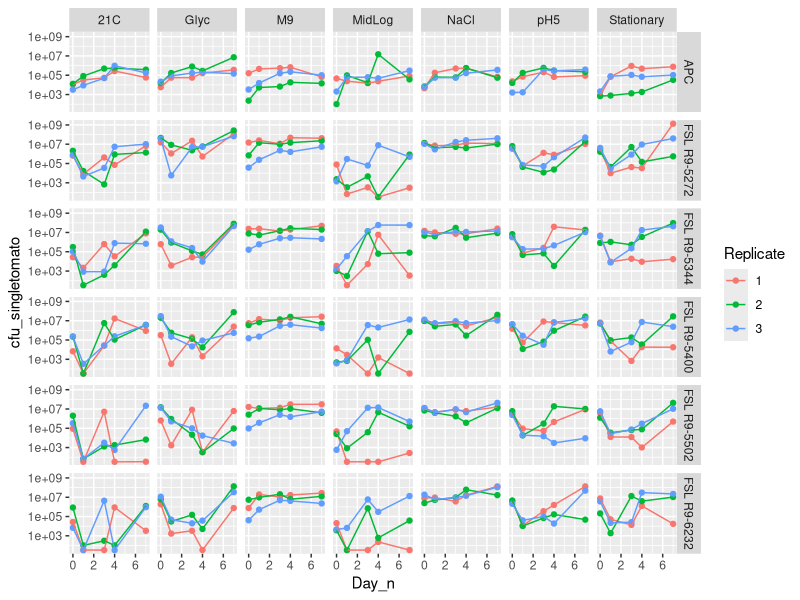
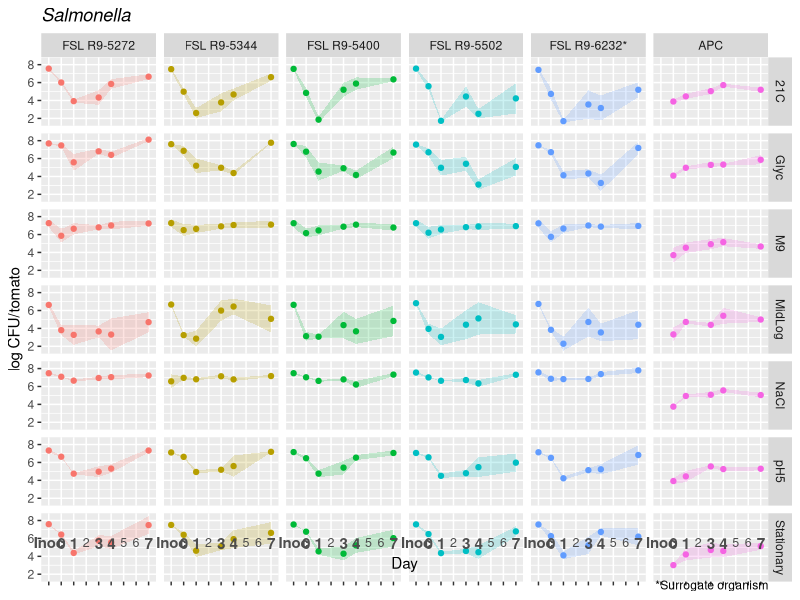
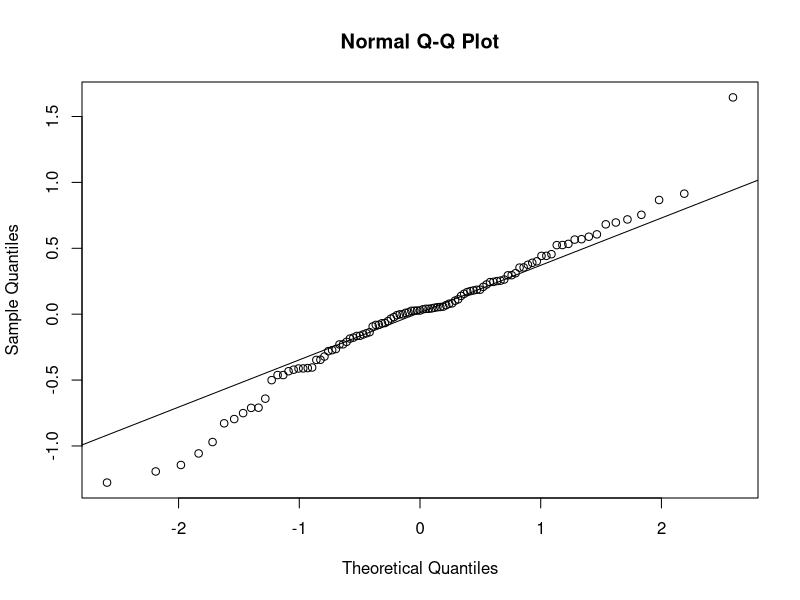
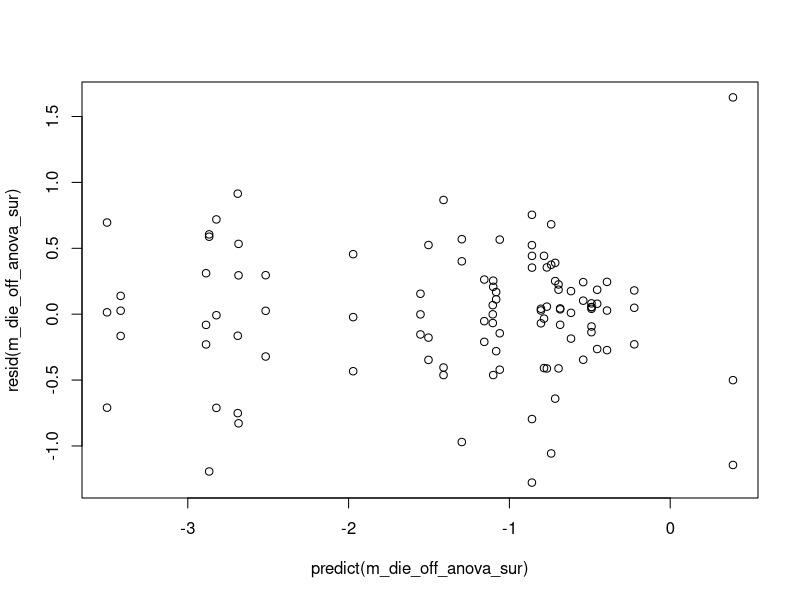
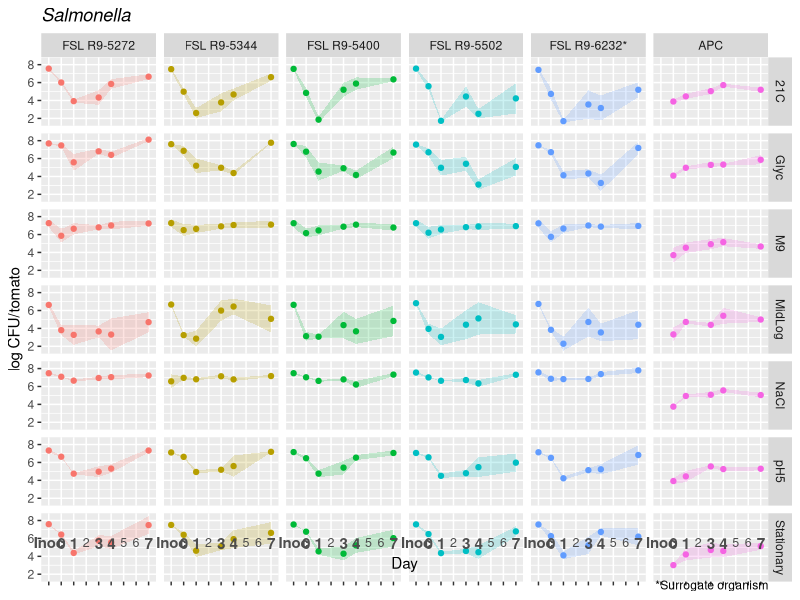

Source code (R) for these figures, in order: (Note: this script raises an error after producing the figures.)
## ---- chunk 1
library(ggplot2)
library(dplyr)
library(tidyr)
library(lme4)
library(lsmeans)
library(ggthemes)
library(emmeans)
library(writexl)
## ---- chunk 2
tomato <- read.csv("Tomato_Summary_strain_FSL.csv")
#make sure all variables are factor or numeric if needed
tomato_adj <- tomato %>%
  mutate(Replicate=as.factor(Replicate), Dilution=as.numeric(Dilution))  %>%
  # Substitute upper detection limit for tntc counts
  mutate(Raw=ifelse(tnt.cnt.no_growth=="tntc",(4e5)*10^Dilution,Raw)) %>%
  # Substitute lower detection limit for zero counts
  mutate(Raw=ifelse(tnt.cnt.no_growth=="no_growth",10*10^Dilution,Raw)) %>%
  # Calculate inoculum per-tomato: Raw/10, since 100uL was added per tomato
  # Calculate wash water per-tomato: Raw*10
  mutate(cfu_tomato=ifelse(Day=="Inoculum",Raw/10,Raw*10)) %>%
  #Divide by 3 because we had 3 tomatoes 
  mutate(cfu_singletomato=cfu_tomato/3)


tomato_adj %>%  
  group_by(Strain, Condition, Day) %>%
  filter(!is.na(cfu_singletomato)) %>%
  summarize(average=mean(log10(cfu_singletomato)),
            SDE=sd(log10(cfu_singletomato))/sqrt(n()),
            n=n(),
            zeroes=sum(cfu_singletomato==0)) -> tomatoSummary
## ---- chunk 3
tomato_adj %>%  
  filter(Day=="Inoculum")%>%
 # group_by(Strain) %>%
  summarize(average=mean(log10(cfu_singletomato)),
            SDE=sd(log10(cfu_singletomato))/sqrt(n()),
            n=n(),
            zeroes=sum(cfu_singletomato==0)) -> tomatoSummary_Inoculum
## ---- chunk 4
#Each APC count
tomato_APC <- tomato_adj %>%
  select(Strain,Condition,Replicate,Day,cfu_tomato) %>%
  filter(Strain=="APC") %>%
  spread(key=Day,value=cfu_tomato,sep="_") %>%
  mutate(APC_day7_day0=log10(Day_7/Day_0))
View(tomato_APC)

#Summary APC per day
tomato_adj %>%  
  filter(Strain=="APC")%>%
  group_by(Day) %>%
  summarize(average=mean(log10(cfu_singletomato)),
            SDE=sd(log10(cfu_singletomato))/sqrt(n()),
            n=n(),
            zeroes=sum(cfu_singletomato==0)) -> tomatoSummary_APC

#APC on day 7 compared to day 0 
tomato_APC %>%  
  summarize(average=mean(APC_day7_day0),
            SDE=sd(APC_day7_day0)/sqrt(n()),
            n=n()) -> tomato_APC_adj
View(tomato_APC_adj)

## ---- chunk 5
#Plot Strain~Condition with each of the three replicates
tomato_adj %>%
  filter(Day != "Inoculum") %>%
  mutate(Day_n = as.numeric(as.character(Day))) %>%
  ggplot(aes(x=Day_n,y=cfu_singletomato,color=Replicate)) +
  geom_point() +
  geom_line() +
  scale_y_log10() +
  facet_grid(Strain~Condition)

#Plot with arithemtic mean for Strain~Condition and add fancy ribbon for standard deviation, write in bold processing days

#Write out full Food Safety Lab (FSL) strain ID
tomatoSummary$Strain2 <- factor(tomatoSummary$Strain, levels=c("FSL R9-5272", "FSL R9-5344", "FSL R9-5400", "FSL R9-5502", "FSL R9-6232", "APC")) #re-order how it is displayed
tomatoSummary$Day2 <- factor(tomatoSummary$Day, levels=c("Inoculum", "0", "1", "3", "4", "7")) #re-order how it is displayed
levels(tomatoSummary$Day2)[levels(tomatoSummary$Day2)=="Inoculum"] <- "Inoc"
levels(tomatoSummary$Strain2)[levels(tomatoSummary$Strain2)=="FSL R9-6232"] <- "FSL R9-6232*"
tomatoSummary %>%
  ggplot(aes(x=Day2,y=average, color=Strain2, group=1)) +
 guides(color=FALSE)+
    labs(x="Day",y="log CFU/tomato",title=expression(italic("Salmonella"))) +
  geom_point() +
    geom_ribbon(aes(ymin=average-SDE,
                  ymax=average+SDE,fill=Strain2, linetype=NA), alpha=0.2) + 
     scale_x_discrete(limits=c("Inoc","0","1","2","3","4","5", "6","7"))+
  theme(axis.text.x = element_text(face = c('bold', 'bold', 'bold', 'plain', 'bold', 'bold', 'plain', 'plain', 'bold'), size = c('10.8', '11', '11', '9', '11', '11', '9', '9', '11'), margin=margin(-35,0,0,0)),legend.position="none")+
 #labs( caption="Ribbon: Standard deviation")+
   labs( caption="*Surrogate organism")+
  facet_grid(Condition~Strain2) 
ggsave("Tomato.png", width=18, height=9,  dpi=600, units=c("in"))
## ---- chunk 6
tomato_die_off_sur <- tomato_adj %>%
  select(Strain,Condition,Replicate,Day,cfu_singletomato) %>%
 filter(Strain!="APC") %>%
  spread(key=Day,value=cfu_singletomato,sep="_") %>%
  mutate(initial_die_off_sur=log10(Day_0/Day_Inoculum))

# Fit (fixed-effect) linear model
m_die_off_anova_sur <- lm(initial_die_off_sur~Strain*Condition,
                  data=tomato_die_off_sur)
anova(m_die_off_anova_sur)

#Add effect size to ANOVA output - partial eta-squared
anova1<-anova(m_die_off_anova_sur)
anova1$pes <- c(anova1$'Sum Sq'[-nrow(anova1)], NA)/(anova1$'Sum Sq' + anova1$'Sum Sq'[nrow(anova1)])
anova1


# Since interaction is not significant, remove before doing pairwise tests:
m_die_off_anova <- update(m_die_off_anova_sur,.~.-Strain:Condition)
anova(m_die_off_anova_sur)
qqnorm(resid(m_die_off_anova_sur))

qqline(resid(m_die_off_anova_sur))
plot(predict(m_die_off_anova_sur),resid(m_die_off_anova_sur))

die_off_lsm_condition_sur <- lsmeans(m_die_off_anova_sur,~Condition)
die_off_pairwise_condition_sur <- lsmeans(die_off_lsm_condition_sur,pairwise~Condition)
condition_cld_sur <- CLD(die_off_pairwise_condition_sur[[1]],Letters=LETTERS) %>% select(Condition,.group)
summary(die_off_lsm_condition_sur) %>%
  data.frame() %>%
  left_join(condition_cld_sur,by="Condition") %>%
  ggplot(aes(x=Condition,y=lsmean)) +
  geom_point(position = position_dodge(width=.5)) +
  geom_errorbar(aes(ymin=lower.CL,ymax=upper.CL),
                position = position_dodge(.5),width=0.4) +
    labs(x="Condition",y="estimated means log reduction",title=(expression("Initial die off "(italic("Salmonella"))))) +
  geom_text(aes(label=.group,y=upper.CL+.01),vjust=0)
summary(die_off_lsm_condition_sur)


#and now by strain
die_off_lsm_strain_sur <- lsmeans(m_die_off_anova_sur,~Strain)
die_off_pairwise_strain_sur <- lsmeans(die_off_lsm_strain_sur,pairwise~Strain)

strain_cld_sur <- CLD(die_off_pairwise_strain_sur[[1]],Letters=LETTERS) %>% select(Strain,.group)
summary(die_off_lsm_strain_sur) %>%
  data.frame() %>%
  left_join(strain_cld_sur,by="Strain") %>%
  ggplot(aes(x=Strain,y=lsmean)) +
  geom_point(position = position_dodge(width=.5)) +
  geom_errorbar(aes(ymin=lower.CL,ymax=upper.CL),
                position = position_dodge(.5),width=0.4) +
  geom_text(aes(label=.group,y=upper.CL+.01),vjust=0)

#Estimated means log CFU/tomato with confidence intervals for supplemental table 1
summary(die_off_lsm_strain_sur)
summary(die_off_lsm_condition_sur)

## ---- chunk 7

tomato_24h_sur <- tomato_adj %>%
  select(Strain,Condition,Replicate,Day,cfu_singletomato) %>%
 filter(Strain!="APC") %>%
  spread(key=Day,value=cfu_singletomato,sep="_") %>%
  mutate(first_24h_sur=log10(Day_1/Day_0))

# Fit (fixed-effect) linear model
m_24h_anova_sur <- lm(first_24h_sur~Strain*Condition,
                  data=tomato_24h_sur)
anova(m_24h_anova_sur)
#Add effect size to ANOVA output - partial eta-squared
anova1<-anova(m_24h_anova_sur)
anova1$pes <- c(anova1$'Sum Sq'[-nrow(anova1)], NA)/(anova1$'Sum Sq' + anova1$'Sum Sq'[nrow(anova1)])
anova1

# Since interaction is not significant, remove before doing pairwise tests:
m_24h_anova_sur <- update(m_24h_anova_sur,.~.-Strain:Condition)
anova(m_24h_anova_sur)
qqnorm(resid(m_24h_anova_sur))
qqline(resid(m_24h_anova_sur))
plot(predict(m_24h_anova_sur),resid(m_24h_anova_sur))


first_24h_lsm_condition_sur <- lsmeans(m_24h_anova_sur,~Condition)
first_24h_pairwise_condition_sur <- lsmeans(first_24h_lsm_condition_sur,pairwise~Condition)
condition_cld_24h_sur <- CLD(first_24h_pairwise_condition_sur[[1]], Letters=LETTERS) %>% select(Condition,.group)
summary(first_24h_lsm_condition_sur) %>%
  data.frame() %>%
  left_join(condition_cld_24h_sur,by="Condition") %>%
  ggplot(aes(x=Condition,y=lsmean)) +
   labs(x="Condition",y="estimated means log reduction",title=(expression("First 24 h  "(italic("Salmonella"))))) +
  geom_point(position = position_dodge(width=.5)) +
  geom_errorbar(aes(ymin=lower.CL,ymax=upper.CL),
                position = position_dodge(.5),width=0.4) +
  geom_text(aes(label=.group,y=upper.CL+.01),vjust=0)


#and now by strain
first_24h_lsm_strain_sur <- lsmeans(m_24h_anova_sur,~Strain)
first_24h_pairwise_strain_sur <- lsmeans(first_24h_lsm_strain_sur,pairwise~Strain)
strain_cld_24h_sur <- CLD(first_24h_pairwise_strain_sur[[1]],Letters=LETTERS) %>% select(Strain,.group)
summary(first_24h_lsm_strain_sur) %>%
  data.frame() %>%
  left_join(strain_cld_24h_sur,by="Strain") %>%
  ggplot(aes(x=Strain,y=lsmean)) +
  geom_point(position = position_dodge(width=.5)) +
  geom_errorbar(aes(ymin=lower.CL,ymax=upper.CL),
                position = position_dodge(.5),width=0.4) +
  geom_text(aes(label=.group,y=upper.CL+.01),vjust=0)

#Estimated means log CFU/tomato with confidence intervals for supplemental table 1
summary(first_24h_lsm_strain_sur)
summary(first_24h_lsm_condition_sur)
## ---- chunk 8
tomato_adj %>%
  select(Strain,Condition,Replicate,Day,cfu_singletomato) %>%
  filter(Strain!="APC") %>%
  spread(key=Day,value=cfu_singletomato,sep="_") -> tomato_adj_day


#Identify lowest count throughout 7 days incubation period
tomato_Nmin <- transform(tomato_adj_day, Nmin=pmin(Day_0, Day_1, Day_3, Day_4, Day_7))
tomato_Nmin %>%
  mutate(compare_Day7_Nmin=log10(Day_7/Nmin)) -> tomato_N7_Nmin

tomato_N7_Nmin %>%
  group_by(Strain,Condition) %>%
  summarize(median=ifelse(n()==3,median(compare_Day7_Nmin),NA),
            max=max(compare_Day7_Nmin),
            min=min(compare_Day7_Nmin)) %>%
  ggplot(aes(x=Condition,y=median,color=Strain)) +
  geom_point(position = position_dodge(width=.5)) +
  labs(caption="Bars represent minimum and maximum values; point represents median") +
  geom_errorbar(aes(ymin=min,ymax=max),position = position_dodge(width = .5))


# Fit (fixed-effect) linear model
m_tomato_N7_Nmin_anova <- lm(compare_Day7_Nmin~Strain*Condition,
                  data=tomato_N7_Nmin)
anova(m_tomato_N7_Nmin_anova)
#Add effect size to ANOVA output - partial eta-squared - partial eta-squared
anova1<-anova(m_tomato_N7_Nmin_anova)
anova1$pes <- c(anova1$'Sum Sq'[-nrow(anova1)], NA)/(anova1$'Sum Sq' + anova1$'Sum Sq'[nrow(anova1)])
anova1



# Since interaction is not significant, remove before doing pairwise tests:
m_tomato_N7_Nmin_anova <- update(m_tomato_N7_Nmin_anova,.~.-Strain:Condition)
anova(m_tomato_N7_Nmin_anova)
qqnorm(resid(m_tomato_N7_Nmin_anova))
qqline(resid(m_tomato_N7_Nmin_anova))
plot(predict(m_tomato_N7_Nmin_anova),resid(m_tomato_N7_Nmin_anova))


N7_Nmin__condition <- lsmeans(m_tomato_N7_Nmin_anova,~Condition)
N7_Nmin__pairwise_condition <- lsmeans(N7_Nmin__condition,pairwise~Condition)
condition_cld_N7_Nmin <- CLD(N7_Nmin__pairwise_condition[[1]],Letters=LETTERS) %>% select(Condition,.group)
summary(N7_Nmin__condition) %>%
  data.frame() %>%
  left_join(condition_cld_N7_Nmin,by="Condition") %>%
  ggplot(aes(x=Condition,y=lsmean)) +
  ggtitle("N7-Nmin",subtitle=NULL)+
  labs(x="Condition",y="estimated means log CFU/tomato",title=(expression("Regrowth until day 7  "(italic("Salmonella"))))) +
  geom_point(position = position_dodge(width=.5)) +
  geom_errorbar(aes(ymin=lower.CL,ymax=upper.CL),
                position = position_dodge(.5),width=0.4) +
  geom_text(aes(label=.group,y=upper.CL+.01),vjust=0)


#and now by strain
N7_Nmin__strain <- lsmeans(m_tomato_N7_Nmin_anova,~Strain)
N7_Nmin__pairwise_strain <- lsmeans(N7_Nmin__strain,pairwise~Strain)
strain_cld_N7_Nmin <- CLD(N7_Nmin__pairwise_strain[[1]],Letters=LETTERS) %>% select(Strain,.group)
summary(N7_Nmin__strain) %>%
  data.frame() %>%
  left_join(strain_cld_N7_Nmin,by="Strain") %>%
  ggplot(aes(x=Strain,y=lsmean)) +
  ggtitle("N7-Nmin",subtitle=NULL)+
    labs(x="Condition",y="lsmeans") +
  geom_point(position = position_dodge(width=.5)) +
  geom_errorbar(aes(ymin=lower.CL,ymax=upper.CL),
                position = position_dodge(.5),width=0.4) +
  geom_text(aes(label=.group,y=upper.CL+.01),vjust=0)

#Estimated means log CFU/tomato with confidence intervals for  supplemental table 1
summary(N7_Nmin__strain)
summary(N7_Nmin__condition)

## ---- chunk 9
tomato_adj %>%
  select(Strain,Condition,Replicate,Day,cfu_tomato) %>%
  filter(Strain!="APC") %>%
  filter(Day != "Inoculum") %>%
  filter(Day != "0") %>%
  spread(key=Day,value=cfu_tomato,sep="_") -> tomato_adj_Days

#----min values
tomato_adj_Days_Nmin <- transform(tomato_adj_Days, Nmin=pmin(Day_1, Day_3, Day_4, Day_7))

tomato_adj_Days_Nmin->a_min

a_min$CompareColumn <- apply(a_min[, 4:7] == a_min[, 8], 1, function(x) ifelse(any(x), paste(colnames(a_min)[4:7][x], collapse=', '), 'None'))

count(a_min, c("CompareColumn")) ->b_min

#----- max value
tomato_adj_Days_Nmax <- transform(tomato_adj_Days, Nmax=pmax(Day_1, Day_3, Day_4, Day_7))

tomato_adj_Days_Nmax->a_max

a_max$CompareColumn <- apply(a_max[, 4:7] == a_max[, 8], 1, function(x) ifelse(any(x), paste(colnames(a_max)[4:7][x], collapse=', '), 'None'))

count(a_max, c("CompareColumn")) ->b_max
## ---- chunk 10
tomato_adj%>%
  select(Strain,Condition,Replicate,Day,cfu_singletomato) %>%
 filter(Strain!="APC") %>%
  spread(key=Day,value=cfu_singletomato,sep="_") %>%
  mutate(netgrowth=log10(Day_7/Day_Inoculum)) -> tomato_adj2

tomato_adj2 %>%  
  group_by(Strain, Condition) %>%
  summarize(average=mean((netgrowth)),
            SDE=sd((netgrowth))/sqrt(n()),
            n=n()) -> tomatoSummary_netgrowth

format.data.frame(tomatoSummary_netgrowth, dec=".") ->netgrowth_Salmonella
write_xlsx(netgrowth_Salmonella, "netgrowth_Salmonella.xlsx")

#Arithemtic mean of bacteria recovered on day 7
tomato_adj2 %>% 
  group_by(Condition) %>% 
  summarize(average=log10(mean((Day_7))),
            SDE=log10(sd((Day_7)))/sqrt(n()),
            n=n()) -> Day_7_mean
  
#High salt per day
tomato_adj%>%
  select(Strain,Condition,Replicate,Day,cfu_singletomato) %>%
 filter(Strain!="APC") %>%
  filter(Condition=="NaCl") %>%
  group_by(Day) %>% 
  summarize(average=log10(mean((cfu_singletomato))),
            SDE=log10(sd((cfu_singletomato)))/sqrt(n()),
            n=n()) -> NaCl_mean
  
